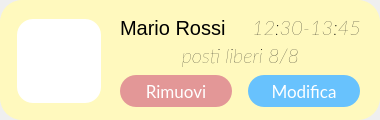
<?xml version="1.0" encoding="UTF-8"?>
<ui version="4.0">
 <class>Form</class>
 <widget class="QWidget" name="Form">
  <property name="geometry">
   <rect>
    <x>0</x>
    <y>0</y>
    <width>380</width>
    <height>120</height>
   </rect>
  </property>
  <property name="windowTitle">
   <string>Form</string>
  </property>
  <widget class="QWidget" name="GestisciTurnoGuidaWidget" native="true">
   <property name="geometry">
    <rect>
     <x>0</x>
     <y>0</y>
     <width>380</width>
     <height>120</height>
    </rect>
   </property>
   <property name="minimumSize">
    <size>
     <width>380</width>
     <height>120</height>
    </size>
   </property>
   <property name="maximumSize">
    <size>
     <width>380</width>
     <height>120</height>
    </size>
   </property>
   <property name="styleSheet">
    <string notr="true">border-radius: 22px;
background-color:#fff9be;
border-width:0px;</string>
   </property>
   <widget class="QPushButton" name="pushButton_3">
    <property name="geometry">
     <rect>
      <x>120</x>
      <y>75</y>
      <width>112</width>
      <height>32</height>
     </rect>
    </property>
    <property name="font">
     <font>
      <family>Lato</family>
      <pointsize>13</pointsize>
      <weight>50</weight>
      <italic>false</italic>
      <bold>false</bold>
     </font>
    </property>
    <property name="cursor">
     <cursorShape>PointingHandCursor</cursorShape>
    </property>
    <property name="autoFillBackground">
     <bool>false</bool>
    </property>
    <property name="styleSheet">
     <string notr="true">QPushButton{
 background-color:#e39797;
 border-style: solid;
 border-radius:16px;
color: rgb(255, 255, 255);
	font: 13pt &quot;Lato&quot;;
}

QPushButton::hover{


	border-color : rgb(15, 138, 204);
	color: white;
border-width:0;
}

QPushButton::pressed{
	border-color:#e39797;
	border-width:2;
	background-color : white;
	color:#e3979;
}
</string>
    </property>
    <property name="text">
     <string>Rimuovi</string>
    </property>
   </widget>
   <widget class="QLabel" name="immagineLabel_18">
    <property name="geometry">
     <rect>
      <x>17</x>
      <y>19</y>
      <width>84</width>
      <height>84</height>
     </rect>
    </property>
    <property name="sizePolicy">
     <sizepolicy hsizetype="MinimumExpanding" vsizetype="MinimumExpanding">
      <horstretch>0</horstretch>
      <verstretch>0</verstretch>
     </sizepolicy>
    </property>
    <property name="minimumSize">
     <size>
      <width>84</width>
      <height>84</height>
     </size>
    </property>
    <property name="maximumSize">
     <size>
      <width>84</width>
      <height>84</height>
     </size>
    </property>
    <property name="styleSheet">
     <string notr="true">border-radius: 16px;
background-color: rgba(255, 255, 255, 255);</string>
    </property>
    <property name="text">
     <string/>
    </property>
    <property name="pixmap">
     <pixmap resource="res/res.qrc">:/icons/theater_comedy_FILL1_wght500_GRAD200_opsz48_risultato.png</pixmap>
    </property>
    <property name="scaledContents">
     <bool>true</bool>
    </property>
    <property name="alignment">
     <set>Qt::AlignCenter</set>
    </property>
    <property name="margin">
     <number>10</number>
    </property>
    <property name="indent">
     <number>10</number>
    </property>
   </widget>
   <widget class="QLabel" name="titoloLabel_5">
    <property name="geometry">
     <rect>
      <x>120</x>
      <y>12</y>
      <width>251</width>
      <height>31</height>
     </rect>
    </property>
    <property name="styleSheet">
     <string notr="true">font-size: 20px;
text-align: left;
background-color: rgba(255, 255, 255,0);
</string>
    </property>
    <property name="text">
     <string>Mario Rossi</string>
    </property>
    <property name="alignment">
     <set>Qt::AlignLeading|Qt::AlignLeft|Qt::AlignVCenter</set>
    </property>
   </widget>
   <widget class="QLabel" name="titoloLabel_6">
    <property name="geometry">
     <rect>
      <x>230</x>
      <y>12</y>
      <width>131</width>
      <height>31</height>
     </rect>
    </property>
    <property name="font">
     <font>
      <family>Lato</family>
      <pointsize>14</pointsize>
      <weight>3</weight>
      <italic>true</italic>
      <bold>false</bold>
     </font>
    </property>
    <property name="styleSheet">
     <string notr="true">font-size: 20px;
text-align: left;
background-color: rgba(255, 255, 255,0);
font: 25 italic 14pt &quot;Lato&quot;;	</string>
    </property>
    <property name="text">
     <string>12:30-13:45</string>
    </property>
    <property name="alignment">
     <set>Qt::AlignRight|Qt::AlignTrailing|Qt::AlignVCenter</set>
    </property>
   </widget>
   <widget class="QLabel" name="titoloLabel_7">
    <property name="geometry">
     <rect>
      <x>120</x>
      <y>40</y>
      <width>241</width>
      <height>31</height>
     </rect>
    </property>
    <property name="font">
     <font>
      <family>Lato</family>
      <pointsize>14</pointsize>
      <weight>3</weight>
      <italic>true</italic>
      <bold>false</bold>
     </font>
    </property>
    <property name="styleSheet">
     <string notr="true">font-size: 20px;
text-align: left;
background-color: rgba(255, 255, 255,0);
font: 25 italic 14pt &quot;Lato&quot;;	</string>
    </property>
    <property name="text">
     <string>posti liberi 8/8</string>
    </property>
    <property name="alignment">
     <set>Qt::AlignCenter</set>
    </property>
   </widget>
   <widget class="QPushButton" name="pushButton_4">
    <property name="geometry">
     <rect>
      <x>248</x>
      <y>75</y>
      <width>112</width>
      <height>32</height>
     </rect>
    </property>
    <property name="font">
     <font>
      <family>Lato</family>
      <pointsize>13</pointsize>
      <weight>50</weight>
      <italic>false</italic>
      <bold>false</bold>
     </font>
    </property>
    <property name="cursor">
     <cursorShape>PointingHandCursor</cursorShape>
    </property>
    <property name="autoFillBackground">
     <bool>false</bool>
    </property>
    <property name="styleSheet">
     <string notr="true">QPushButton{
 background-color:rgb(104, 194, 253);
 border-style: solid;
 border-radius:16px;
color: rgb(255, 255, 255);
	font: 13pt &quot;Lato&quot;;
}

QPushButton::hover{


	border-color : rgb(15, 138, 204);
	color: white;
border-width:0;
}

QPushButton::pressed{
	border-color:rgb(104, 194, 253);
	border-width:2;
	background-color : white;
	color:rgb(104, 194, 253);
}
</string>
    </property>
    <property name="text">
     <string>Modifica</string>
    </property>
   </widget>
  </widget>
 </widget>
 <resources>
  <include location="res/res.qrc"/>
 </resources>
 <connections/>
</ui>
